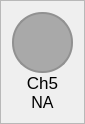
                     <widget class="QFrame" name="frame_ch5">
                      <property name="maximumSize">
                       <size>
                        <width>80</width>
                        <height>150</height>
                       </size>
                      </property>
                      <property name="styleSheet">
                       <string notr="true"/>
                      </property>
                      <property name="frameShape">
                       <enum>QFrame::StyledPanel</enum>
                      </property>
                      <property name="frameShadow">
                       <enum>QFrame::Raised</enum>
                      </property>
                      <layout class="QVBoxLayout" name="verticalLayout_11">
                       <property name="spacing">
                        <number>0</number>
                       </property>
                       <item>
                        <widget class="QFrame" name="frame_ch5_color">
                         <property name="sizePolicy">
                          <sizepolicy hsizetype="Fixed" vsizetype="Fixed">
                           <horstretch>0</horstretch>
                           <verstretch>0</verstretch>
                          </sizepolicy>
                         </property>
                         <property name="minimumSize">
                          <size>
                           <width>61</width>
                           <height>61</height>
                          </size>
                         </property>
                         <property name="maximumSize">
                          <size>
                           <width>1000</width>
                           <height>61</height>
                          </size>
                         </property>
                         <property name="sizeIncrement">
                          <size>
                           <width>1</width>
                           <height>1</height>
                          </size>
                         </property>
                         <property name="styleSheet">
                          <string notr="true">border: 2px solid rgb(145, 145, 145);
border-radius: 30px;
background-color: rgb(169, 169, 169)</string>
                         </property>
                         <property name="frameShape">
                          <enum>QFrame::StyledPanel</enum>
                         </property>
                         <property name="frameShadow">
                          <enum>QFrame::Raised</enum>
                         </property>
                        </widget>
                       </item>
                       <item>
                        <widget class="QLabel" name="label_ch5">
                         <property name="minimumSize">
                          <size>
                           <width>61</width>
                           <height>0</height>
                          </size>
                         </property>
                         <property name="maximumSize">
                          <size>
                           <width>16777215</width>
                           <height>30</height>
                          </size>
                         </property>
                         <property name="font">
                          <font>
                           <pointsize>13</pointsize>
                           <italic>false</italic>
                           <bold>false</bold>
                          </font>
                         </property>
                         <property name="text">
                          <string>Ch5</string>
                         </property>
                         <property name="alignment">
                          <set>Qt::AlignCenter</set>
                         </property>
                        </widget>
                       </item>
                       <item>
                        <widget class="QLabel" name="label_ch5_value">
                         <property name="minimumSize">
                          <size>
                           <width>61</width>
                           <height>0</height>
                          </size>
                         </property>
                         <property name="maximumSize">
                          <size>
                           <width>16777215</width>
                           <height>30</height>
                          </size>
                         </property>
                         <property name="font">
                          <font>
                           <pointsize>12</pointsize>
                           <italic>false</italic>
                           <bold>false</bold>
                          </font>
                         </property>
                         <property name="styleSheet">
                          <string notr="true">font:12pt</string>
                         </property>
                         <property name="text">
                          <string>NA</string>
                         </property>
                         <property name="alignment">
                          <set>Qt::AlignCenter</set>
                         </property>
                        </widget>
                       </item>
                      </layout>
                     </widget>
